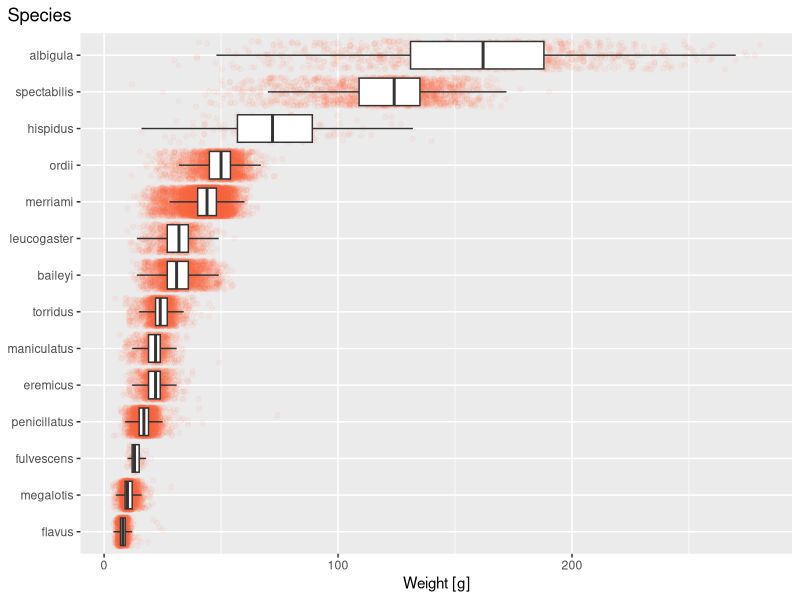
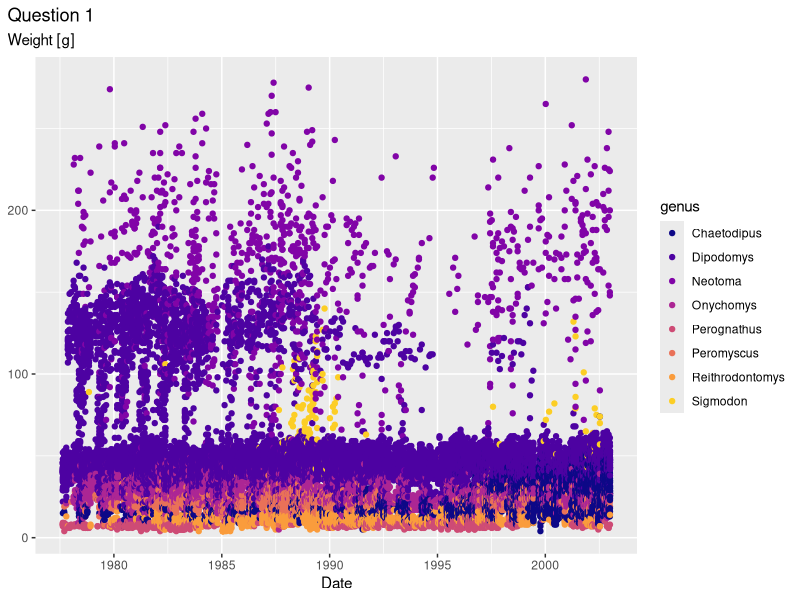
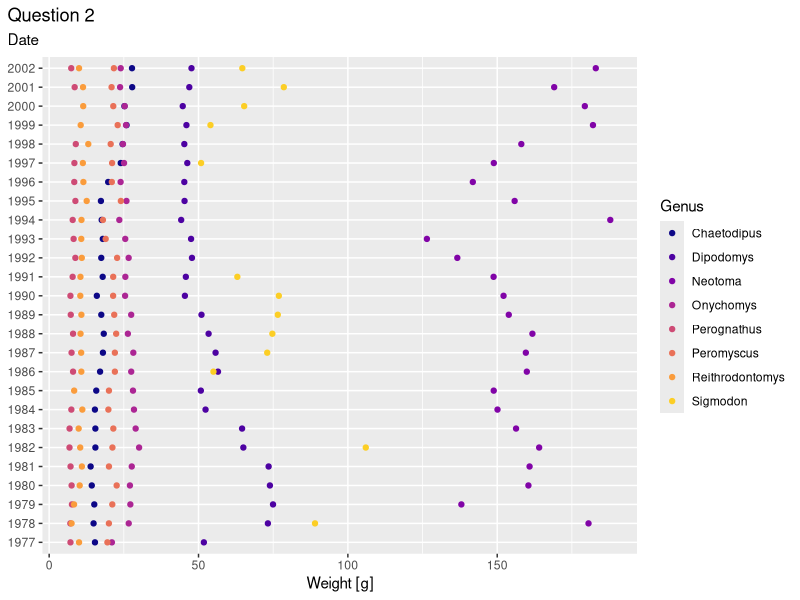
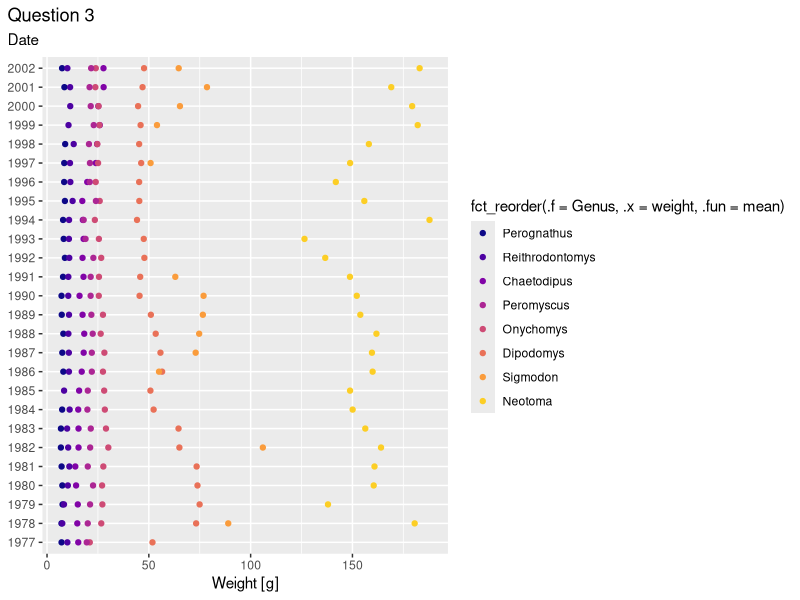
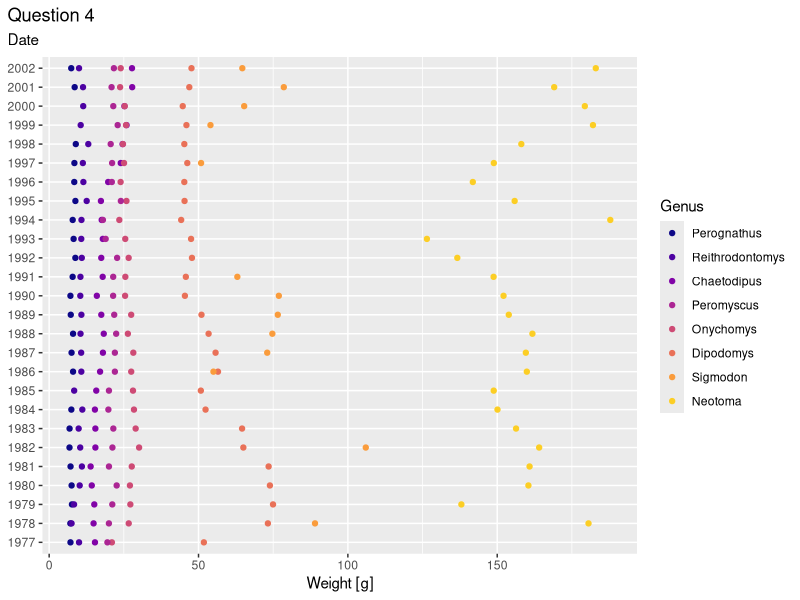
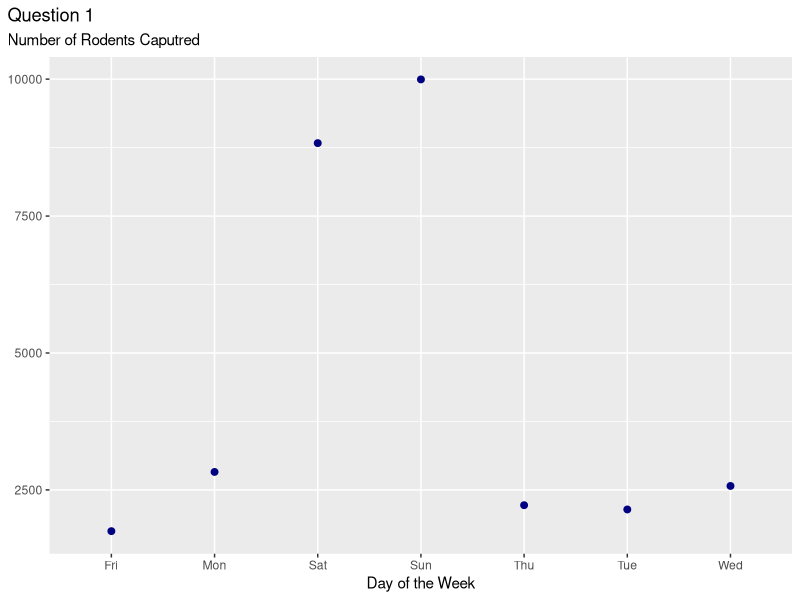
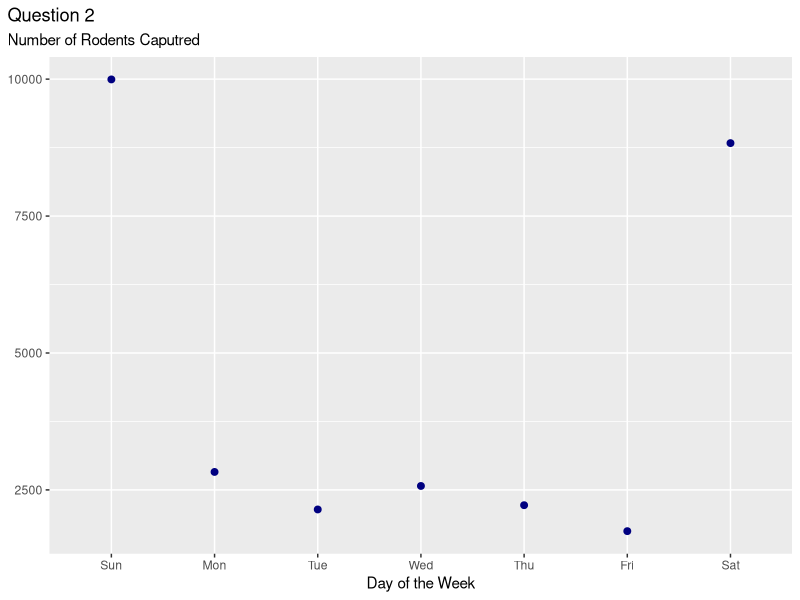
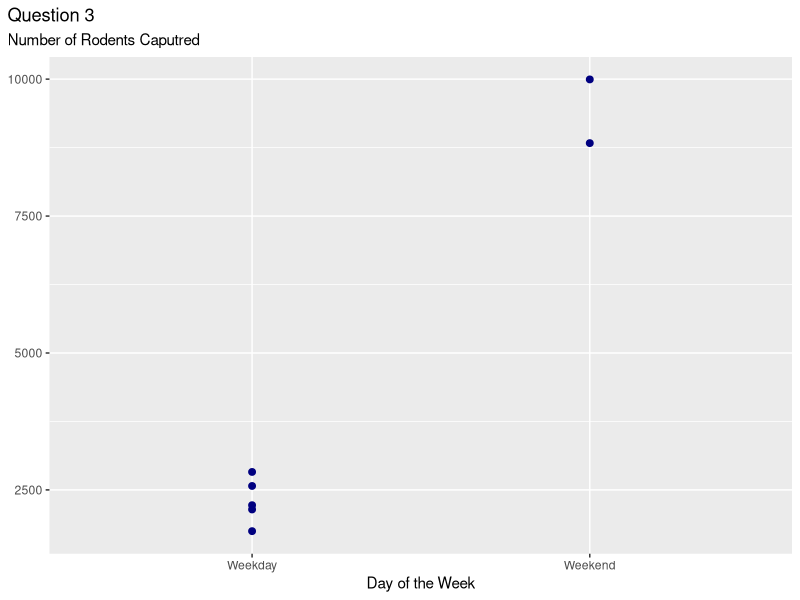

The R script that drew these images, in order:
## ---- chunk 1
#| warning: false
#| message: false

library(here)
library(tidyverse)
library(viridis)

## ---- chunk 2
#| warning: false
#| message: false


surveys <- read_csv(here("supporting_artifacts", "continued_learning",
                         "Data", "surveys.csv"))


surveys <- surveys |> 
  mutate(species = as.factor(species))


ggplot(data = surveys, mapping = aes(y = fct_reorder(.f = species, 
                                                     .x = weight,
                                                     .fun = median),
                                     x = weight)) + 
  geom_jitter(color = 'tomato', alpha = 0.05) +
  geom_boxplot(outlier.shape = NA) + 
  labs(x = "Weight [g]", 
       y = NULL, 
       title = "Species", 
       title.position = "plot",
       legend = NULL) + 
  theme(plot.title.position = "plot")


## ---- chunk 3
#| warning: false
#| message: false

surveys <- surveys |> 
  mutate(date = as.Date(date))

# Question 1
ggplot(data = surveys, mapping = aes(x = date, y = weight)) + 
  geom_point(mapping = aes(color = genus)) + 
  scale_colour_viridis_d(aesthetics = "color", option = "C", end = 0.9) + 
  labs(x = "Date", y = NULL, title = "Question 1", subtitle = "Weight [g]") + 
  theme(plot.title.position = "plot")

# Question 2
mean_weights <- surveys |> 
  mutate(year = as.factor(year),
         Genus = as.factor(genus)) |> 
  group_by(Genus, year) |> 
  summarize(weight = mean(weight))

ggplot(data = mean_weights, mapping = aes(x = weight, y = year)) + 
  geom_point(mapping = aes(color = Genus)) + 
  scale_colour_viridis_d(aesthetics = "color", option = "C", end = 0.9) + 
  labs(x = "Weight [g]", y = NULL, title = "Question 2", subtitle = "Date") + 
  theme(plot.title.position = "plot")

# Question 3
ggplot(data = mean_weights, mapping = aes(x = weight, y = year)) + 
  geom_point(mapping = aes(color = fct_reorder(.f = Genus,
                                               .x = weight,
                                               .fun = mean))) + 
  scale_colour_viridis_d(aesthetics = "color", option = "C", end = 0.9) + 
  labs(x = "Weight [g]", y = NULL, title = "Question 3", subtitle = "Date") + 
  theme(plot.title.position = "plot")

# Question 4
ggplot(data = mean_weights, mapping = aes(x = weight, y = year)) + 
  geom_point(mapping = aes(color = fct_reorder(.f = Genus,
                                               .x = weight,
                                               .fun = mean))) + 
  scale_colour_viridis_d(aesthetics = "color", option = "C", end = 0.9) + 
  labs(x = "Weight [g]", y = NULL, title = "Question 4", subtitle = "Date",
       color = "Genus") + 
  theme(plot.title.position = "plot")


## ---- chunk 4
#| warning: false
#| message: false

captures <- surveys |> 
  mutate(day_of_week = as.factor(day_of_week)) |> 
  group_by(day_of_week) |> 
  summarize(captures = n()) |> 
  filter(is.na(day_of_week) == FALSE)

# Question 1
ggplot(data = captures, mapping = aes(x = day_of_week, y = captures)) + 
  geom_point(color = "navy", size = 2) + 
  labs(x = "Day of the Week", y = NULL, title = "Question 1",
       subtitle = "Number of Rodents Caputred") + 
  theme(plot.title.position = "plot")

# Question 2
ggplot(data = captures, mapping = aes(x = fct_relevel(.f = day_of_week,
                                                      "Sun", "Mon", "Tue",
                                                      "Wed", "Thu", "Fri",
                                                      "Sat"),
                                      y = captures)) + 
  geom_point(color = "navy", size = 2) + 
  labs(x = "Day of the Week", y = NULL, title = "Question 2",
       subtitle = "Number of Rodents Caputred") + 
  theme(plot.title.position = "plot")

# Question 3
captures <- captures |> 
  mutate(day_of_week = fct_collapse(day_of_week,
                                    "Weekend" = c("Sat", "Sun"), 
                                    "Weekday" = c("Mon", "Tue", "Wed", 
                                                  "Thu", "Fri")))

ggplot(data = captures, mapping = aes(x = day_of_week,
                                      y = captures)) + 
  geom_point(color = "navy", size = 2) + 
  labs(x = "Day of the Week", y = NULL, title = "Question 3",
       subtitle = "Number of Rodents Caputred") + 
  theme(plot.title.position = "plot")

